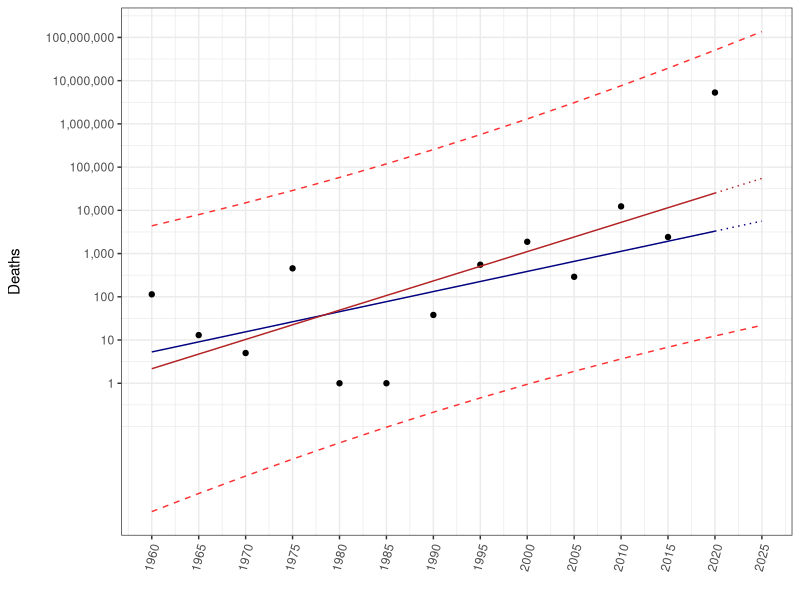

Write the R code that produced this figure.
library(ggplot2)
library(data.table)
theme_set(theme_bw())
options(scipen = 99999)
figDat <- fread("./data/figureData.csv")
figDat[, .(xlab, reported_deaths, fitDeath, fitDeathCovid)]
figDat <- figDat[Event_start_demidecade <2030, ]

figDat

logybreak_b <- c(10^seq(0, 12, 1))
logylab <- format(logybreak_b, big.mark = ",")

apx_fig <- ggplot() + 
  geom_point(data= figDat[Event_start_demidecade <= 2020],
             aes(x = Event_start_demidecade, y = reported_deaths))+ 
  geom_line(data = figDat[Event_start_demidecade <= 2020], 
            aes(x = Event_start_demidecade, y = fitDeath), color = "navy")+
  geom_line(data = figDat[Event_start_demidecade >= 2020], 
            aes(x = Event_start_demidecade, y = fitDeath), color = "navy", linetype = "dotted")+
  geom_line(data = figDat[Event_start_demidecade <=2020 ], 
            aes(x = Event_start_demidecade, y = fitDeathCovid), color = "firebrick")+
  geom_line(data = figDat[Event_start_demidecade >= 2020], 
            aes(x = Event_start_demidecade, y = fitDeathCovid), color = "firebrick", linetype = "dotted")+
  geom_line(data = figDat,
            aes(x = Event_start_demidecade, y = uprDeathPICovid), color = "firebrick1",  linetype = "dashed")+
  geom_line(data = figDat, 
            aes(x = Event_start_demidecade, y = lwrDeathPICovid), color = "firebrick1",  linetype = "dashed")+
  scale_x_continuous(breaks = seq(1960, 2025, by = 5))+
  ylab("Deaths") +  xlab("")+
  scale_y_log10(labels = logylab, breaks = logybreak_b) +
  theme(axis.text.x = element_text(angle = 75, vjust = 0.5, hjust= 0.5))


ggsave(apx_fig, filename = "./figures/apx_fig.jpeg", dpi = 300, width = 4.5, height = 4,
       units = "in", device = "jpeg")

